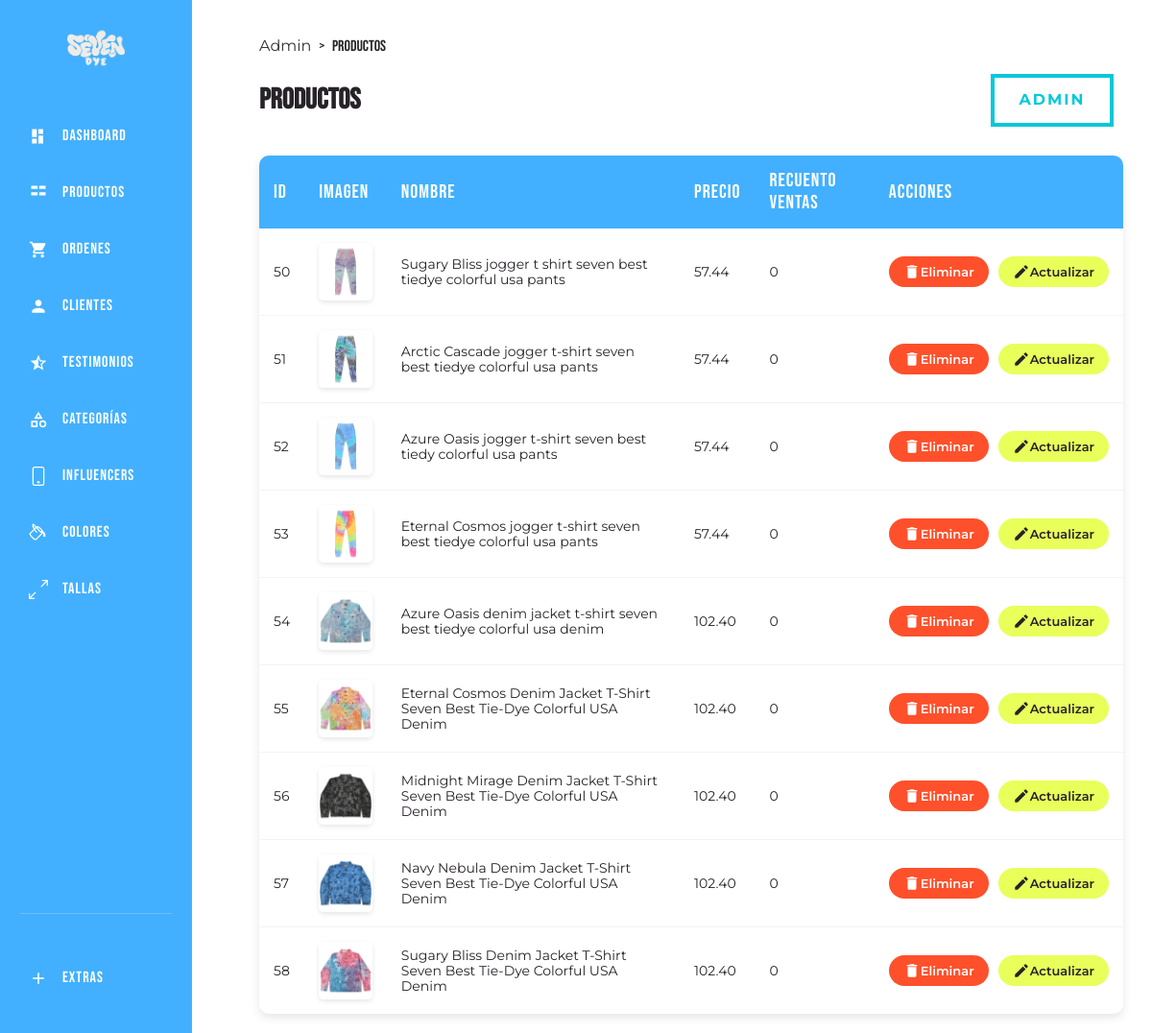
Screenshot of /productos/admin (signed in) with the database file from the repository.
### tables this page shows
CREATE TABLE `productos` (
  `id` int NOT NULL AUTO_INCREMENT,
  `referencia` varchar(255) DEFAULT NULL,
  `slug` varchar(255) DEFAULT NULL,
  `nombre` varchar(255) DEFAULT NULL,
  `descripcion` longtext,
  `cantidad` int DEFAULT NULL,
  `precio` decimal(10,2) DEFAULT NULL,
  `activo` tinyint(1) DEFAULT NULL,
  `destacado` tinyint(1) DEFAULT NULL,
  `recuento_ventas` int DEFAULT NULL,
  `categorias_id` int DEFAULT NULL,
  `creado` date DEFAULT NULL,
  `actualizado` date DEFAULT NULL,
  PRIMARY KEY (`id`),
  UNIQUE KEY `referencia_UNIQUE` (`referencia`),
  KEY `fk_productos_categorias_idx` (`categorias_id`),
  CONSTRAINT `productos_ibfk_1` FOREIGN KEY (`categorias_id`) REFERENCES `categorias` (`id`) ON DELETE SET NULL ON UPDATE CASCADE
);

### controllers/ProductoController.php (called while the page is built, shortened)
<?php
class ProductoController
{
    public static function index(Router $router)
    {
        $productos = Producto::all();
        $imagenes = [];
        foreach($productos as $producto){
            $imagen = ProductoImagen::consultarSQL("SELECT * FROM producto_imagen WHERE productos_id = {$producto->id} LIMIT 1");
            $imagenes[$producto->id] = $imagen[0]->imagen ?? '';
        }
        $router->render('productos/admin', [
            'productos' => $productos,
            'imagenes' => $imagenes,
            'pageTitle' => 'Productos'
        ]);
    }
}

### public/index.php (called while the page is built, shortened)
<?php
$router = new Router();
$router->get('/admin', [DashboardController::class, 'index']);
$router->get('/testimonios/admin', [TestimonioController::class, 'index']);
$router->get('/testimonios/crear', [TestimonioController::class, 'crear']);
$router->post('/testimonios/crear', [TestimonioController::class, 'crear']);
$router->get('/testimonios/actualizar', [TestimonioController::class, 'actualizar']);
$router->post('/testimonios/actualizar', [TestimonioController::class, 'actualizar']);
$router->post('/testimonios/eliminar', [TestimonioController::class, 'eliminar']);
$router->get('/influencers/admin', [InfluencerController::class, 'index']);
$router->get('/influencers/crear', [InfluencerController::class, 'crear']);
$router->post('/influencers/crear', [InfluencerController::class, 'crear']);
$router->get('/influencers/actualizar', [InfluencerController::class, 'actualizar']);
$router->post('/influencers/actualizar', [InfluencerController::class, 'actualizar']);
$router->post('/influencers/eliminar', [InfluencerController::class, 'eliminar']);
$router->get('/categorias/admin', [CategoriaController::class, 'index']);
$router->get('/categorias/crear', [CategoriaController::class, 'crear']);
$router->post('/categorias/crear', [CategoriaController::class, 'crear']);
$router->get('/categorias/actualizar', [CategoriaController::class, 'actualizar']);
$router->post('/categorias/actualizar', [CategoriaController::class, 'actualizar']);
$router->post('/categorias/eliminar', [CategoriaController::class, 'eliminar']);
$router->get('/colores/admin', [ColorController::class, 'index']);
$router->get('/colores/crear', [ColorController::class, 'crear']);
$router->post('/colores/crear', [ColorController::class, 'crear']);
$router->get('/colores/actualizar', [ColorController::class, 'actualizar']);
$router->post('/colores/actualizar', [ColorController::class, 'actualizar']);
$router->post('/colores/eliminar', [ColorController::class, 'eliminar']);
$router->get('/tallas/admin', [TallaController::class, 'index']);
$router->get('/tallas/crear', [TallaController::class, 'crear']);
$router->post('/tallas/crear', [TallaController::class, 'crear']);
$router->get('/tallas/actualizar', [TallaController::class, 'actualizar']);
$router->post('/tallas/actualizar', [TallaController::class, 'actualizar']);
$router->post('/tallas/eliminar', [TallaController::class, 'eliminar']);
$router->get('/productos/admin', [ProductoController::class, 'index']);
$router->get('/productos/crear', [ProductoController::class, 'crear']);
$router->post('/productos/crear', [ProductoController::class, 'crear']);
$router->get('/productos/actualizar', [ProductoController::class, 'actualizar']);
$router->post('/productos/actualizar', [ProductoController::class, 'actualizar']);
$router->post('/productos/eliminar', [ProductoController::class, 'eliminar']);
$router->get('/clientes/admin', [ClienteController::class, 'index']);
$router->get('/clientes/actualizar', [ClienteController::class, 'actualizar']);
$router->post('/clientes/actualizar', [ClienteController::class, 'actualizar']);
$router->get('/login', [LoginController::class, 'login']);
$router->post('/login', [LoginController::class, 'login']);
$router->get('/register',[LoginController::class, 'registro']);
$router->post('/register',[LoginController::class, 'registro']);
$router->get('/logout', [LoginController::class, 'logout']);
$router->get('/google/login', [GoogleController::class, 'login']);
$router->get('/google/callback', [GoogleController::class, 'callback']);
$router->get('/olvide', [LoginController::class, 'olvide']);
$router->post('/olvide', [LoginController::class, 'olvide']);
$router->get('/recuperar', [LoginController::class, 'recuperar']);
$router->post('/recuperar', [LoginController::class, 'recuperar']);
$router->get('/confirmar-cuenta', [LoginController::class, 'confirmar']);
$router->get('/mensaje', [LoginController::class, 'mensaje']);
$router->get('/perfil', [UsuarioController::class, 'actualizar']);
$router->post('/perfil', [UsuarioController::class, 'actualizar']);
$router->get('/', [PaginasController::class, 'index']);
$router->get('/nosotros', [PaginasController::class, 'nosotros']);
$router->get('/contacto', [PaginasController::class, 'contacto']);
$router->post('/contacto', [PaginasController::class, 'contacto']);
$router->get('/carrito', [CarritoController::class, 'index']);
$router->post('/carrito/agregar', [CarritoController::class, 'agregar']);
$router->post('/carrito/actualizar', [CarritoController::class, 'actualizar']);
$router->post('/carrito/eliminar', [CarritoController::class, 'eliminar']);
$router->get('/tienda', [TiendaController::class, 'index']);
$router->get('/tienda/{slug}', [TiendaController::class, 'indexSlug']);
$router->get('/detalles/{slug}', [TiendaController::class, 'detalles']);
$router->get('/deseos', [DeseoController::class, 'index']);
$router->get('/deseos/verificar', [DeseoController::class, 'verificar']);
$router->post('/deseos/guardar', [DeseoController::class, 'guardar']);
$router->post('/deseos/eliminar', [DeseoController::class, 'eliminar']);
$router->comprobarRutas();

### models/ActiveRecord.php (called while the page is built, shortened)
<?php
class ActiveRecord
{
    protected static $db;
    protected static $tabla = '';
    public static function setDB($database)
    {
        self::$db = $database;
    }
    public static function all()
    {
        $query = "SELECT * FROM " . static::$tabla . " ORDER BY id ASC ";
        $resultado = self::consultarSQL($query);
        return $resultado;
    }
    public static function consultarSQL($query)
    {
        $resultado = self::$db->query($query);
        $array = [];
        while ($registro = $resultado->fetch_assoc()) {
            $array[] = static::crearObjeto($registro);
        }
        return $array;
    }
    protected static function crearObjeto($registro)
    {
        $objeto = new static;
        foreach ($registro as $key => $value):
            if (property_exists($objeto, $key)) {
                $objeto->$key = $value;
            }
        endforeach;
        return $objeto;
    }
}

### models/Producto.php (called while the page is built, shortened)
<?php
class Producto extends ActiveRecord
{
    public function __construct($args = [])
    {
        $this->recuento_ventas = $args['recuento_ventas'] ?? '0';
    }
}

### views/productos/admin.php (the view, shortened to what this page needs)
<?php include __DIR__ . "/../templates/admin-header.php"; ?>
<main class="dashboard__content">
    <div class="influencers">
        <div class="dashboard__breadcrumb">
            <p>
                <a href="/admin">Admin</a>
                <span>></span>
                <?php echo $pageTitle; ?>
            </p>
        </div>
        <div class="influencers__header">
            <h2>Productos</h2>
            <div>
                <a class="c-button c-button--gooey" href="/productos/crear">Admin
                    <div class="c-button__blobs">
                    </div>
                </a>
            </div>
        </div>
        <table class="influencers__tabla">
            <thead>
                <tr>
                    <th>Id</th>
                    <th>Imagen</th>
                    <th>Nombre</th>
                    <th>Precio</th>
                    <th>Recuento ventas</th>
                    <th>Acciones</th>
                </tr>
            </thead>
            <tbody>
                <?php foreach ($productos as $producto) { ?>
                    <tr>
                        <td><?php echo $producto->id; ?></td>
                        <td>
                            <img src="/imagenes/<?php echo $imagenes[$producto->id] ?>" class="imagen-tabla" alt="<?php echo $producto->nombre; ?>">
                        </td>
                        <td><?php echo $producto->nombre; ?></td>
                        <td><?php echo $producto->precio; ?></td>
                        <td><?php echo $producto->recuento_ventas; ?></td>
                        <td>
                            <div class="influencers__acciones">
                                <form method="POST" action="/productos/eliminar">
                                    <button type="submit" class="boton-eliminar">
                                        <svg xmlns="http://www.w3.org/2000/svg" viewBox="0 0 24 24" fill="currentColor" width="18" height="18">
                                            <path d="M6 19c0 1.1.9 2 2 2h8c1.1 0 2-.9 2-2V7H6v12zM19 4h-3.5l-1-1h-5l-1 1H5v2h14V4z" />
                                        </svg>
                                        Eliminar
                                    </button>
                                </form>
                                <a href="/productos/actualizar?id=<?php echo $producto->id; ?>" class="boton-actualizar">
                                    <svg xmlns="http://www.w3.org/2000/svg" viewBox="0 0 24 24" fill="currentColor" width="18" height="18">
                                        <path d="M3 17.25V21h3.75L17.81 9.94l-3.75-3.75L3 17.25zM20.71 7.04c.39-.39.39-1.02 0-1.41l-2.34-2.34c-.39-.39-1.02-.39-1.41 0l-1.83 1.83 3.75 3.75 1.83-1.83z" />
                                    </svg>
                                    Actualizar
                                </a>
                            </div>
                        </td>
                    </tr>
                <?php } ?>
            </tbody>
        </table>
    </div>
</main>
<?php include __DIR__ . "/../templates/admin-footer.php"; ?>

### Router.php (shortened to what this page needs)
<?php
class Router {
    public $rutasGET = [];
    public $rutasPOST = [];
    public function get($url, $fn) {
        $this->rutasGET[] = ['pattern' => $this->crearPatron($url), 'callback' => $fn];
    }
    public function post($url, $fn) {
        $this->rutasPOST[] = ['pattern' => $this->crearPatron($url), 'callback' => $fn];
    }
    private function crearPatron($url) {
        $regex = preg_replace('/\{(\w+)\}/', '(?P<\1>[^/]+)', $url);
        return '#^' . $regex . '$#';
    }
    public function comprobarRutas() {
        $urlActual = $_SERVER['PATH_INFO'] ?? '/';
        $metodo = $_SERVER['REQUEST_METHOD'];
        $rutas = $metodo === 'GET' ? $this->rutasGET : $this->rutasPOST;
        foreach ($rutas as $ruta) {
            if (preg_match($ruta['pattern'], $urlActual, $coincidencias)) {
                $parametros = array_filter($coincidencias, 'is_string', ARRAY_FILTER_USE_KEY);
                call_user_func_array($ruta['callback'], array_merge([$this], $parametros));
                return;
            }
        }
    }
    public function render($view, $datos = []) {
        include __DIR__ . "/views/$view.php";
        include __DIR__ . "/views/layout.php";
    }
}

### rows the page displays
productos: id "50", shows a picture, nombre "Sugary Bliss jogger t shirt seven best tiedye colorful usa pants", precio "57.44", recuento_ventas "0"
productos: id "51", shows a picture, nombre "Arctic Cascade jogger t-shirt seven best tiedye colorful usa pants", precio "57.44", recuento_ventas "0"
productos: id "52", shows a picture, nombre "Azure Oasis jogger t-shirt seven best tiedy colorful usa pants", precio "57.44", recuento_ventas "0"
productos: id "53", shows a picture, nombre "Eternal Cosmos jogger t-shirt seven best tiedye colorful usa pants", precio "57.44", recuento_ventas "0"
productos: id "54", shows a picture, nombre "Azure Oasis denim jacket t-shirt seven best tiedye colorful usa denim", precio "102.40", recuento_ventas "0"
productos: id "55", shows a picture, nombre "Eternal Cosmos Denim Jacket T-Shirt Seven Best Tie-Dye Colorful USA Denim", precio "102.40", recuento_ventas "0"
productos: id "56", shows a picture, nombre "Midnight Mirage Denim Jacket T-Shirt Seven Best Tie-Dye Colorful USA Denim", precio "102.40", recuento_ventas "0"
productos: id "57", shows a picture, nombre "Navy Nebula Denim Jacket T-Shirt Seven Best Tie-Dye Colorful USA Denim", precio "102.40", recuento_ventas "0"
productos: id "58", shows a picture, nombre "Sugary Bliss Denim Jacket T-Shirt Seven Best Tie-Dye Colorful USA Denim", precio "102.40", recuento_ventas "0"
